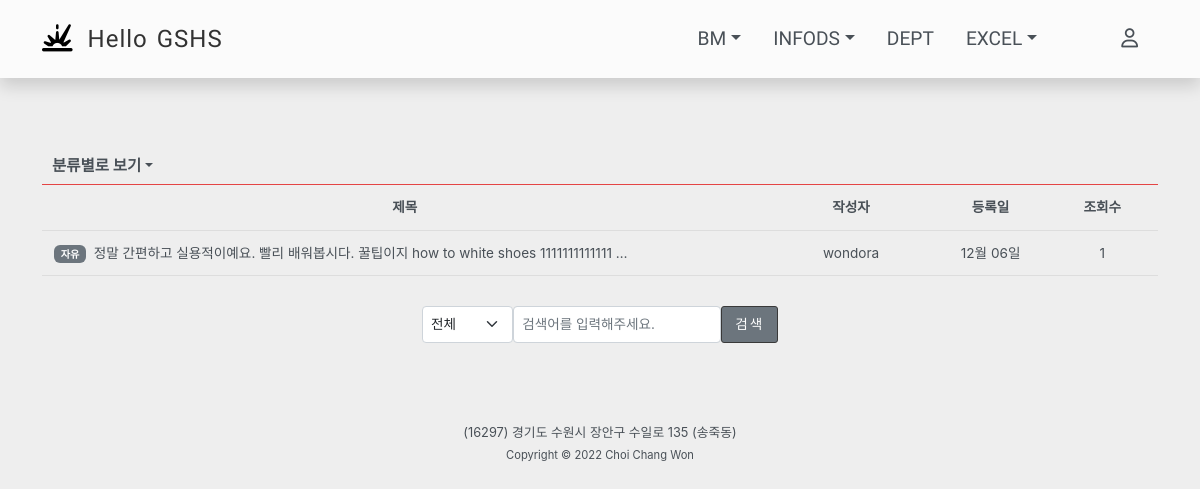
Page /freeboard/list/ on the committed database.
### freeboard/models.py (models this page shows, shortened)
class Freeboard(models.Model):
    writer = models.ForeignKey(settings.AUTH_USER_MODEL, on_delete=models.SET_NULL, null=True, verbose_name='작성자')
    title = models.CharField(max_length=128, verbose_name='제목')
    content = models.TextField(verbose_name='내용')
    category = models.CharField(choices=CATEGORY_CHOICES, max_length=18, verbose_name='분류', default='자유')
    upload_files = models.FileField(upload_to=get_file_path, null=True, blank=True, verbose_name='파일')
    filename = models.CharField(max_length=64, null=True, verbose_name='첨부파일명')
    hits = models.PositiveIntegerField(verbose_name='조회수', default=0)
    comments = models.PositiveIntegerField(verbose_name='댓글수', null=True)
    registered_date = models.DateTimeField(auto_now_add=True, verbose_name='등록시간')
    top_fixed = models.BooleanField(verbose_name='상단고정', default=False)
    class Meta:
        db_table = 'freeboard'
    @property
    def created_string(self):
        time = datetime.now() - self.registered_date
        if time < timedelta(minutes=1):
            return '방금 전'
        elif time < timedelta(hours=1):
            return str(int(time.seconds / 60)) + '분 전'
        elif time < timedelta(days=1):
            return str(int(time.seconds / 3600)) + '시간 전'
        elif time < timedelta(days=7):
            time = datetime.now().date() - self.registered_date.date()
            return str(time.days) + '일 전'
        else:
            return False

### login/models.py (models this page shows, shortened)
class User(AbstractUser):
    objects = UserManager()
    username = models.CharField(max_length=20, null=True, unique=True, blank=True)
    password = models.CharField(max_length=100, null=True, blank=True)
    email = models.CharField(max_length=50, null=True, blank=True)
    is_active = models.BooleanField(default=True)
    name = models.CharField(max_length=50, null=True)
    subject = models.CharField(max_length=50, null=True)
    USERNAME_FIELD = 'username'
    class Meta:
        db_table = "user"

### freeboard/views.py (the view, shortened to what this page needs)
# urls.py: path('list/', views.AllListView.as_view(), name='all_list'),
class AllListView(ListView):
    model = Freeboard
    paginate_by = 10
    template_name = 'freeboard/freeboard_list.html'  #DEFAULT : <app_label>/<model_name>_list.html
    context_object_name = 'freeboard_list'        #DEFAULT : <model_name>_list
    def get_context_data(self, **kwargs):
        context = super().get_context_data(**kwargs)
        search_keyword = self.request.GET.get('q', '')
        search_type = self.request.GET.get('type', '')
        freeboard_fixed = Freeboard.objects.filter(top_fixed=True).order_by('-registered_date')
        context['freeboard_fixed'] = freeboard_fixed
        if len(search_keyword) > 1 :
            context['q'] = search_keyword
        context['type'] = search_type
        paginator = context['paginator']
        page_numbers_range = 5
        max_index = len(paginator.page_range)
        page = self.request.GET.get('page')
        current_page = int(page) if page else 1
        start_index = int((current_page - 1) / page_numbers_range) * page_numbers_range
        end_index = start_index + page_numbers_range
        if end_index >= max_index:
            end_index = max_index
        page_range = paginator.page_range[start_index:end_index]
        context['page_range'] = page_range
        return context
    def get_queryset(self):
        search_keyword = self.request.GET.get('q', '')
        search_type = self.request.GET.get('type', '')
        freeboard_list = Freeboard.objects.order_by('-id')
        return freeboard_list

### freeboard/templates/freeboard/freeboard_list.html (shortened to what this page needs)
{% extends 'base.html' %}
{% block content %}
<div class="row" style="padding: 0px 10px 7px;">
    <div class="col-4 text-lg-start">
        <div class="dropdown" style="padding-top:3px; padding-right:8px;">
            <a class="dropdown-toggle mr-2" role="button" id="dropdownMenuLink" data-toggle="dropdown"
                aria-haspopup="true" aria-expanded="false" style="font-size: 0.97rem; font-weight: bold; color:#495057;">
                분류별로 보기</a>
        </div>
    </div>
</div>
<div>
    <table class="custom-table">
        <thead>
            <tr class="text-center">
                <th class="title">제목</th>
                <th class="writer">작성자</th>
                <th class="regdate">등록일</th>
                <th class="hit">조회수</th>
            </tr>
        </thead>
        <tbody>
            {% if freeboard_list %}
            {% for freeboard in freeboard_list %}
            <tr class="text-center" style="cursor: pointer;" onclick="location.href='/freeboard/{{ freeboard.id }}/'">
                <td class="title" style="text-align: left;">
                {% if freeboard.category == '자유' %}
                <span class="badge badge-secondary">{{ freeboard.category }}</span>&nbsp;
                {% elif freeboard.category == 'GSHS' %}
                <span class="badge badge-dark">{{ freeboard.category }}</span>&nbsp;
                {% elif freeboard.category == 'LINUX' %}
                <span class="badge badge-info">{{ freeboard.category }}</span>&nbsp;
                {% elif freeboard.category == 'WINDOW' %}
                <span class="badge badge-warning">{{ freeboard.category }}</span>&nbsp;
                {% elif freeboard.category == 'CODE' %}
                <span class="badge badge-warning">{{ freeboard.category }}</span>&nbsp;
                {% endif %}
                    {{ freeboard.title|truncatechars:65 }}
                </td>
                <td class="writer">{{ freeboard.writer.username }}</td>
                {% if freeboard.created_string == False %}
                    <td class="regdate">{{ freeboard.registered_date|date:'m월 d일' }}</td>
                    {% else %}
                    <td class="regdate">{{ freeboard.created_string }}</td>
                {% endif %}
                <td class="hit">{{ freeboard.hits }}</td>
            </tr>
            {% endfor %}
            {% endif %}
        </tbody>
    </table>
</div>
<div class="row">
    <div class="col-6 offset-md-4">
        <form style="display: flex;" action="" method="GET">
            <select style="width: 5.7rem; font-size: 0.85rem;" class="form-select form-select-sm" name="type">
                <option value="all">전체</option>
            </select>
            <input type="text" name="q" value="{{ q }}" class="form-control form-control-sm"
                style="width: 13rem; font-size: 0.85rem;" placeholder="검색어를 입력해주세요.">
            <button style="font-size: 0.85rem;" class="custom-btn custom-btn-secondary" type="submit" id="search_btn">검색</button>
        </form>
    </div>
</div>
{% endblock %}

### static/css/gshs.css (style rules this page uses)
html, body { -ms-overflow-style: none; background-color: #eee; color: #495057; font-family: "NotoSansKR-Regular", -apple-system, BlinkMacSystemFont, "Segoe UI", Roboto, "Helvetica Neue", Arial, "Noto Sans", sans-serif, "Apple Color Emoji", "Segoe UI Emoji", "Segoe UI Symbol", "Noto Color Emoji"; }
a { text-decoration: none; }
.custom-table { font-size: 0.85rem; width: 100%; margin-bottom: 30px; min-width: 400px; text-align: center; line-height: 1.8; }
.custom-table thead tr { border-top:1px solid #e44444; border-bottom: 1px solid #ddd; }
.custom-table th, .custom-table td { padding: 10px 12px; }
.custom-table tbody tr { border-bottom: 1px solid #ddd; }
.custom-table tr .title { width: 65%; }
.custom-table tr .writer { width: 15%; }
.custom-table tr .regdate { width: 10%; }
.custom-table tr .hit { width: 10%; }
.custom-btn { border: 0.5px solid rgb(57, 57, 57); letter-spacing:2px; color: #fff; font-size: 0.9rem; padding: 7px 13px; border-radius: 3px 3px; transition: all 0.4s; }
.custom-btn-secondary { background-color: #6c757d; }
.badge-secondary { color: #fff; background-color: #6c757d; }

### rows in the picture
Freeboard: category "자유", title "정말 간편하고 실용적이예요. 빨리 배워봅시다. 꿀팁이지 how to white shoes 1111111111111 …", writer.username "wondora", registered_date "12월 06일", hits "1"
